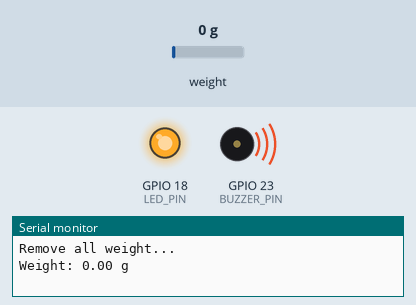
The sketch below on a simulated ESP32. Shown: output pins drawn as LEDs (lit = HIGH), buzzer (waves = sounding, pin HIGH), the last lines printed to the serial monitor. The inputs (shaded band) are chosen by the test bench; at power-on: weight on the scale 0 g. WiFi joins after 1.5 s; servers stay silent unless stated.

Above: at 14.2 s.
14.3 s: weight on the scale set to 281 g
17.0 s: weight on the scale set to 327 g
At 19.4 s:
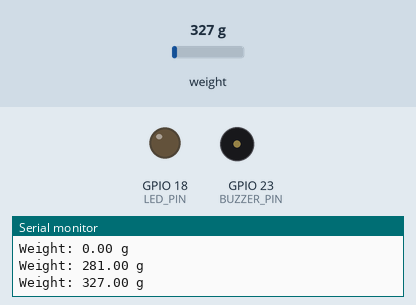
20.3 s: weight on the scale set to 100 g
At 22.9 s:
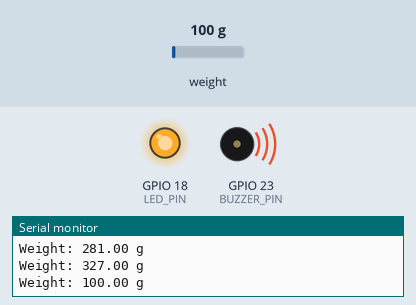
Timing chart, 0 to 24.4 s (numbered marks = the images above; inputs shaded):
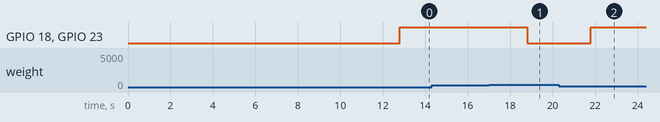

The sketch:

iv_drips_monitoring_system_IOT.ino
```cpp
#define BLYNK_TEMPLATE_ID "TMPL3200UeI_R"
#define BLYNK_TEMPLATE_NAME "IV Drip Monitor"
#define BLYNK_AUTH_TOKEN "v1cbTUc5Tnarrx8ghLjTWVzaD90OICVK"

#include <WiFi.h>
#include <BlynkSimpleEsp32.h>
#include "HX711.h"

char ssid[] = "OPPOA785G";
char pass[] = "bala@2005";

#define DOUT 4
#define CLK 5

#define LED_PIN 18
#define BUZZER_PIN 23

HX711 scale;

float calibration_factor = 43.2;
float LOW_LEVEL = 300;   // grams

bool alertSent = false;

BlynkTimer timer;

void sendData()
{
  float weight = scale.get_units(30);

  if(weight < 0)
    weight = 0;

  Serial.print("Weight: ");
  Serial.print(weight);
  Serial.println(" g");

  Blynk.virtualWrite(V0, weight);

  if(weight < LOW_LEVEL)
  {
    digitalWrite(LED_PIN, HIGH);
    digitalWrite(BUZZER_PIN, HIGH);

    Blynk.virtualWrite(V1, "LOW LEVEL");

    if(!alertSent)
    {
      Blynk.logEvent("low_drip", "⚠ IV Drip Level Low!");
      alertSent = true;
    }
  }
  else
  {
    digitalWrite(LED_PIN, LOW);
    digitalWrite(BUZZER_PIN, LOW);

    Blynk.virtualWrite(V1, "NORMAL");

    alertSent = false;
  }
}

void setup()
{
  Serial.begin(115200);

  pinMode(LED_PIN, OUTPUT);
  pinMode(BUZZER_PIN, OUTPUT);

  scale.begin(DOUT, CLK);
  scale.set_scale(calibration_factor);

  Serial.println("Remove all weight...");
  delay(5000);

  scale.tare();

  Blynk.begin(BLYNK_AUTH_TOKEN, ssid, pass);

  timer.setInterval(2000L, sendData);
}

void loop()
{
  Blynk.run();
  timer.run();
}
```

Measured:
- the behaviour switches between 299 and 300 g on weight on the scale (found by bisection; images 0 and 1)
- after the input at 17.0 s, GPIO 18 (LED_PIN), GPIO 23 (BUZZER_PIN): HIGH → LOW after 1.8 s
- after the input at 20.3 s, GPIO 18 (LED_PIN), GPIO 23 (BUZZER_PIN): LOW → HIGH after 1.5 s
